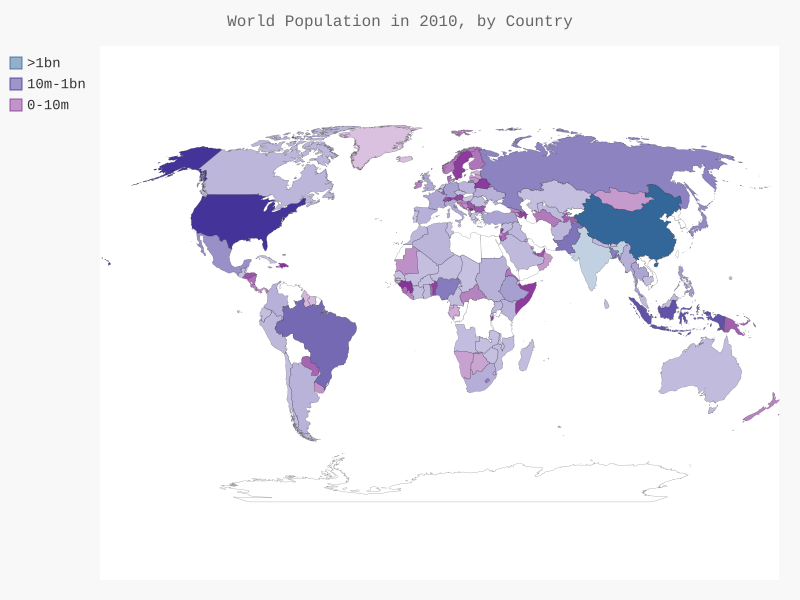

This figure's Python source:
import json
import pygal_maps_world.maps
from pygal.style import RotateStyle as RS, LightColorizedStyle as LCS

from country_codes import get_country_code

# 将数据加载到一个列表中
filename= 'population_data.json'
with open(filename) as f:
    pop_data = json.load(f)

# 打印每个国家2010年的人口数量
for pop_dict in pop_data:
    if pop_dict['Year'] == '2010':
        country_name = pop_dict['Country Name']
        population = int(float(pop_dict['Value']))
        code = get_country_code(country_name)
        # if code:
        #     print(f'{code}: {str(population)}')
        # else:
        #     print(f'ERROR - {country_name}')

# 创建一个包含人口数量的字典
cc_populations = {}
for pop_dict in pop_data:
    if pop_dict['Year'] == '2010':
        country = pop_dict['Country Name']
        population = int(float(pop_dict['Value']))
        code = get_country_code(country)
        if code:
            cc_populations[code] = population

# 根据人口数量将所有的国家分成三组
cc_pops_1, cc_pops_2, cc_pops_3 = {}, {}, {}
for cc, pop in cc_populations.items():
    if pop < 10000000:
        cc_pops_1[cc] = pop
    elif pop < 1000000000:
        cc_pops_2[cc] = pop
    else:
        cc_pops_3[cc] = pop

# 看看每组分别包含多少个国家
print(len(cc_pops_1),len(cc_pops_2), len(cc_pops_3))

wm_style = RS('#336699', base_style=LCS)

wm = pygal_maps_world.maps.World(style=wm_style)
wm.title = 'World Population in 2010, by Country'
wm.add('>1bn', cc_pops_3)
wm.add('10m-1bn', cc_pops_2)
wm.add('0-10m', cc_pops_1)

wm.render_to_file('world_population.svg')
